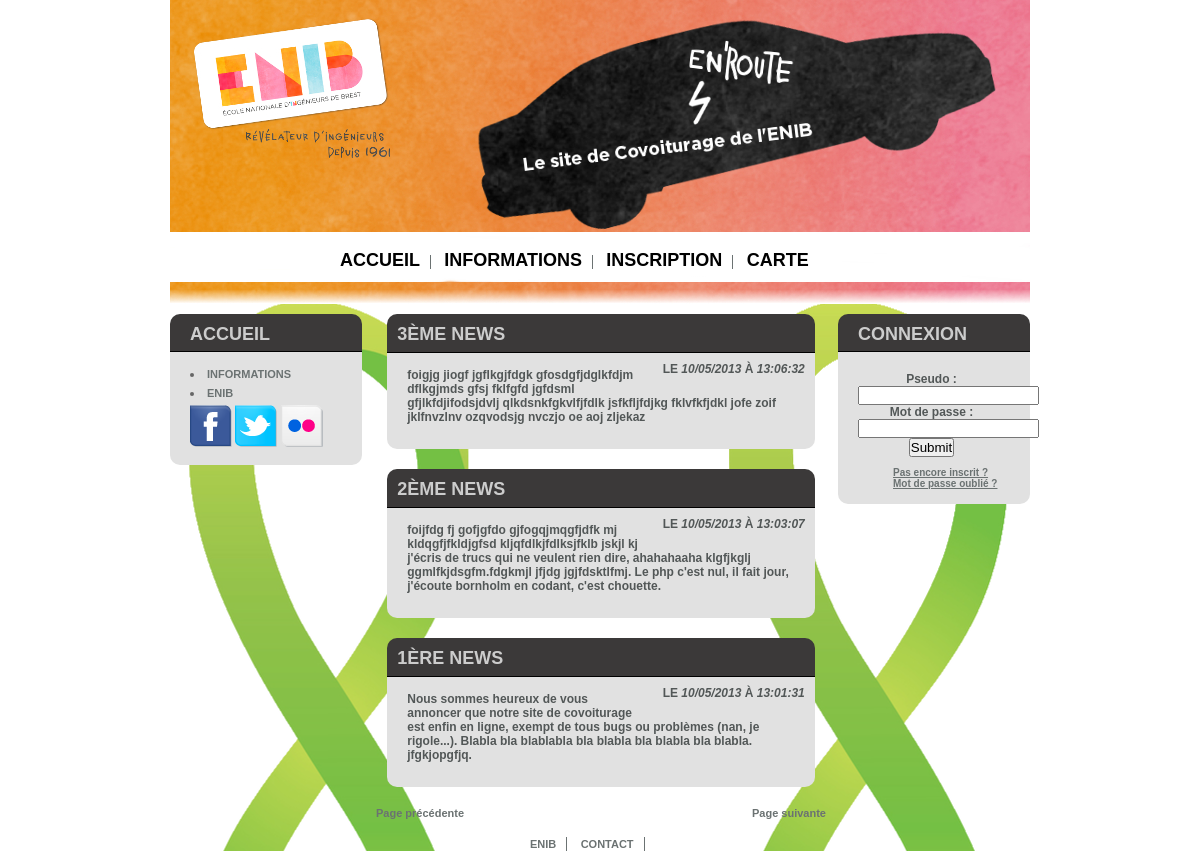
The page / on the database its author committed.
### tables this page shows
CREATE TABLE IF NOT EXISTS `news` (
  `id` smallint(5) unsigned NOT NULL AUTO_INCREMENT,
  `date` datetime NOT NULL,
  `title` varchar(50) NOT NULL,
  `message` text NOT NULL,
  PRIMARY KEY (`id`)
);

### controller/index.php (called while the page is built)
<?php
include_once('model/news/get_news.php');
include_once('model/news/get_nb_news.php');
$max = 5;
if (array_key_exists('goto', $_GET)) {
	if ($_GET['goto'] < 1) {
		$pageact = 1;
	}
	else {
		$pageact = $_GET['goto'];
	}
}
else {
	$pageact = 1;
}
$news = get_news($pageact, $max);
$nb_total = get_nb_news();
include('view/index.php');

### controller/global.php (called while the page is built, shortened)
<?php
$LOCAL_DIR="/covoiturage";

### model/news/get_news.php (called while the page is built)
<?php
function get_news($page = 1, $max = 5) {
	global $DB;
	$offset = ($page - 1)*$max;
	$req = $DB->prepare("SELECT title, message, DATE_FORMAT(date, '%d/%m/%Y') AS day, DATE_FORMAT(date, '%H:%i:%s') AS hour FROM news ORDER BY date DESC LIMIT :offset, :max");
	$req->bindParam(':offset', $offset, PDO::PARAM_INT);
	$req->bindParam(':max', $max, PDO::PARAM_INT);
    $req->execute() or die(print_r($req->errorInfo()));
	$news=$req->fetchAll();
	return $news;
}

### model/news/get_nb_news.php (called while the page is built)
<?php
function get_nb_news()
{
	global $DB;
	$req = $DB->prepare('SELECT id FROM news');
	$donnees = $req->execute();
	$nb =0;
	if ($donnees = $req->fetch()) {
		do
		{
			$nb ++;
		}
	while ($donnees = $req->fetch());
	}
	else
	{	$nb = 0;
	}
	return $nb;
}

### view/index.php (the view, shortened to what this page needs)
<?php include_once('includes/header.php'); ?>
<div id="content">
	<?php include_once('menu.php');  ?>
	<?php include_once('includes/menu.php');  ?>
	<div id="middle">
		<?php if(count($news) > 0) { ?>
		<?php 	foreach($news as $new) { ?>
			<div class="news">
				<div class="newsheader">
					<h1><?php echo $new['title']; ?></h1>
					<div class="date_news">
						<p>
							Le <em><?php echo $new['day']; ?></em> à <em><?php echo $new['hour']; ?></em>
						</p>
					</div>
				</div>
				<div class="newscontent" >
					<p><?php echo $new['message']; ?></p>
				</div>
				<div class="newsfooter" ></div>
			</div>
		<?php 	} ?>
		<?php } ?>
			<div class="page_link">
			<span class="prev"><?php  if ($pageact != 1){ ?><a href="?goto=<?php echo ($pageact-1); ?>">Page précédente</a><?php  } else {echo "Page précédente";} ?></span>
			<span class="next"><?php  if ($nb_total > ($max * $pageact)){ ?> <a href="?goto=<?php echo ($pageact+1); ?>">Page suivante</a><?php } else {echo "Page suivante";} ?></span>
		</div>
	</div>
</div>
<?php include_once('includes/footer.php'); ?>

### index.php (shortened to what this page needs)
<?php
require_once('controller/global.php');
$PAGES_LIST=array('profil', 'profil/modifier', 'messagerie', 'messagerie/envoyer', 'carte', 'carte/creer', 'news', 'news/suivant', 'news/precedent');
$PAGES_USER_LIST=array('inscription', 'connexion', 'deconnexion', 'recuperation');
$STATIC_PAGES_LIST=array('informations');
if(isset($_GET['page']) AND $_GET['page'] != NULL) {
	if(in_array($_GET['page'], $PAGES_LIST)) {
		include_once('controller/'.$_GET['page'].'/index.php');
	}
	elseif(in_array($_GET['page'], $PAGES_USER_LIST)) {
		include_once('controller/user/'.$_GET['page'].'/index.php');
	}
	elseif(in_array($_GET['page'], $STATIC_PAGES_LIST)) {
		include_once('view/'.$_GET['page'].'/index.php');
	}
	else {
		header('location: /covoiturage-yann/');
	}
}
else {
	include('controller/index.php');
}

### view/includes/header.php (shortened to what this page needs)
<!DOCTYPE html PUBLIC "-//W3C//DTD XHTML 1.0 Transitional//EN" "http://www.w3.org/TR/xhtml1/DTD/xhtml1-transitional.dtd">
<html xmlns="http://www.w3.org/1999/xhtml">
<head>
	<link href="<?php echo $LOCAL_DIR; ?>/view/includes/css/global.css" rel="stylesheet" type="text/css" />
</head>
<body>
<div id="container">
	<div id="header">
		<ul>
			<li><a href="<?php echo $LOCAL_DIR; ?>/">Accueil</a></li>
			<?php if(isset($_SESSION['pseudo'])) { ?>
				<li><a href="<?php echo $LOCAL_DIR; ?>/profil/">Profil</a></li>
				<li><a href="<?php echo $LOCAL_DIR; ?>/messagerie/">Messagerie</a></li>
			<?php }
			else { ?>
				<li><a href="<?php echo $LOCAL_DIR; ?>/informations/">Informations</a></li>
				<li><a href="<?php echo $LOCAL_DIR; ?>/inscription/">Inscription</a></li>
			<?php } ?>
			<li class="last"><a href="<?php echo $LOCAL_DIR; ?>/carte/">Carte</a></li>
		</ul>
	</div>

### view/menu.php
<div id="left">
	<div class="menu">
		<div class="menuheader"><h3>Accueil</h3></div>
		<div class="menucontent">
			<ul>
				<li><a href="<?php echo $LOCAL_DIR; ?>/informations/">Informations</a></li>
				<li><a href="http://www.enib.fr/">ENIB</a></li>
			</ul>
			<ul id="raccourcis">
				<li><a href="http://www.facebook.com"><img src="view/includes/images/facebook.png" alt="FB" id="FB" /></a>
				<a href="http://www.twitter.com"><img src="view/includes/images/twitter.png" alt="TW" id="TW" /></a>
				<a href="http://www.flickr.com"><img src="view/includes/images/flickr.png" alt="FK" id="FK" /></a></li>
			</ul>
		</div>
		<div class="menufooter"></div>
	</div>
</div>

### view/includes/menu.php
<div id="right">
	<div class="menu">
		<div class="menuheader"><h3>Connexion</h3></div>
		<div class="menucontent"><?php include('controller/user/connexion/connexion_form.php'); ?></div>
		<div class="menufooter"></div>
	</div>
</div>

### controller/user/connexion/connexion_form.php
<?php
if(isset($_SESSION['pseudo'])) { include_once('view/user/connexion/user_connected.php'); }
else { include_once('view/user/connexion/user_not_connected.php'); }

### view/user/connexion/user_not_connected.php (shortened to what this page needs)
<form action="<?php echo $LOCAL_DIR; ?>/connexion/" method="post">
	<p>
		<label for="pseudo">Pseudo : </label><input type="text" id="pseudo" name="pseudo" value="<?php if(isset($_POST['pseudo'])) { echo $_POST['pseudo']; } ?>" />
		<label for="password">Mot de passe : </label><input type="password" id="password" name="password" value="<?php if(isset($_POST['password'])) { echo $_POST['password']; } ?>" />
		<input type="submit" name="valider" />
	</p>
</form>
<span id="link">
	<a href="<?php echo $LOCAL_DIR; ?>/inscription/">Pas encore inscrit ?</a>
	<a href="<?php echo $LOCAL_DIR; ?>/recuperation/">Mot de passe oublié ?</a>
</span>

### view/includes/footer.php
		<div id="footer">
			<ul>
				<li><a href="http://www.enib.fr/">ENIB</a></li>
				<li class="last"><a href="#">contact</a></li>
			</ul>
		</div>
	</body>
</html>

### view/includes/css/global.css (style rules this page uses)
body { font-family: Verdana, Arial, Helvetica, sans-serif; font-size: 12px; margin: 0px; padding: 0px; background-color: white; background-image:url(../images/infini.png); background-repeat: no-repeat; background-position: center top; }
* { margin: 0px;padding: 0px; }
p { padding: 10px 10px 10px 20px; display:block; color:#525757; font-family: Arial, Helvetica, sans-serif; font-size: 12px; font-weight: bold; }
a { color:#6b7272; font-family: Arial, Helvetica, sans-serif; font-size: 11px; font-weight: bold; }
#container { margin: 0px auto; text-align: left; width: 860px; }
#header { height:304px; width:860px; background-image:url(../images/header.jpg); text-align:center; }
#content { margin-top : 10px; margin-bottom: 50px; }
#left { margin-left : 0px; width:192px; float:left; }
#middle { margin-left:206px; margin-right:196px; width:450px; }
#right { margin-right:0px; width:192px; float:right; }
#raccourcis { list-style-type: none; }
.menuheader { width:auto; height:37px; border-radius: 10px 10px 0 0; border-bottom: 1px solid black; background-color:#3b3939; display:block; }
#right .menucontent a { font-size: 10px; margin-left:55px; }
.menucontent p { margin-right:15px; text-align: center; }
.menucontent { width:auto; background-color:#e1e1e1; padding-top:10px; background-repeat: repeat-y; }
.menuheader h3 { padding: 10px 0px 0px 20px; font-family: Arial, Helvetica, sans-serif; font-size: 18px; font-weight: bold; }
.menufooter { width:auto; height:15px; display:block; background-color:#e1e1e1; border-radius: 0px 0px 10px 10px; }
.menuheader { color:#CCCCCC; text-transform: uppercase; }
.post,.news { width: 95%; margin: auto; margin-bottom:10px; }
.postheader,.newsheader { display:block; width:auto; height:auto; border-radius: 10px 10px 0 0; border-bottom: 1px solid black; background-color:#3b3939; color:#CCCCCC; text-transform: uppercase; }
.postfooter,.newsfooter { display:block; width:auto; height:10px; background-color:#e1e1e1; border-radius: 0px 0px 10px 10px; }
.news { margin-bottom:20px; }
.newsheader h1 { padding: 10px 10px 7px; font-family: Arial, Helvetica, sans-serif; font-size: 18px; font-weight: bold; }
.newsheader .date_news { text-align:right; font-weight:bold; float:right; }
.newscontent { background-repeat: repeat-y; padding: 5px 0px; background-color:#e1e1e1; }
#header { position:relative; margin:auto; }
#header ul { position:absolute; top:250px; display:block; left:160px; }
#header ul li { display:inline; text-align:center; margin:auto; width:auto; border-right: 1px solid #6b7272; }
#header ul li.last { border-right: 0px none #6b7272 !important; }
#header ul li a { display:inline; text-align:center; text-decoration:none; padding: 0px 10px; text-transform: uppercase; color:black; font-size:18px; }
#footer { width:850px; }
#footer ul { display:block; margin-left:350px; }
#footer ul li { display:inline; text-align:center; margin:auto; width:auto; border-right: 1px solid #6b7272; }
#footer ul li a { display:inline; text-align:center; text-decoration:none; padding: 0px 10px; text-transform: uppercase; }
.menu { border-radius: 10px; margin-bottom:10px; }
.menu ul { list-style-position: inside; list-style-type: disc; padding: 0px 0px 0px 20px; color:#666666; }
.menu ul li { padding-top: 5px; color:#666666; }
.menu ul li a { text-decoration:none; padding: 0px; text-transform: uppercase; }
.page_link { color:#6b7272; font-family: Arial, Helvetica, sans-serif; font-size: 11px; font-weight: bold; text-align: center; }
.page_link .prev { float: left; }
.page_link .next { float: right; }

### rows shown on the page
news: title "3ÈME NEWS", day "10/05/2013", hour "13:06:32", message "foigjg jiogf jgflkgjfdgk gfosdgfjdglkfdjm dflkgjmds gfsj fklfgfd jgfdsml gfjlkfdjifodsjdvlj qlkdsnkfgkvlfjfdlk jsfkfljfdjkg fklvfkfjdkl jofe zoif jklfnvzlnv ozqvodsjg nvczjo oe aoj zljekaz"
news: title "2ÈME NEWS", day "10/05/2013", hour "13:03:07", message "foijfdg fj gofjgfdo gjfogqjmqgfjdfk mj kldqgfjfkldjgfsd kljqfdlkjfdlksjfklb jskjl kj j'écris de trucs qui ne veulent rien dire, ahahahaaha klgfjkglj ggmlfkjdsgfm.fdgkmjl jfjdg jgjfdsktlfmj. Le php c'est nul, il fait jour, j'écoute bornholm en codant, c'est chouette."
news: title "1ÈRE NEWS", day "10/05/2013", hour "13:01:31", message "Nous sommes heureux de vous annoncer que notre site de covoiturage est enfin en ligne, exempt de tous bugs ou problèmes (nan, je rigole...). Blabla bla blablabla bla blabla bla blabla bla blabla. jfgkjopgfjq."
